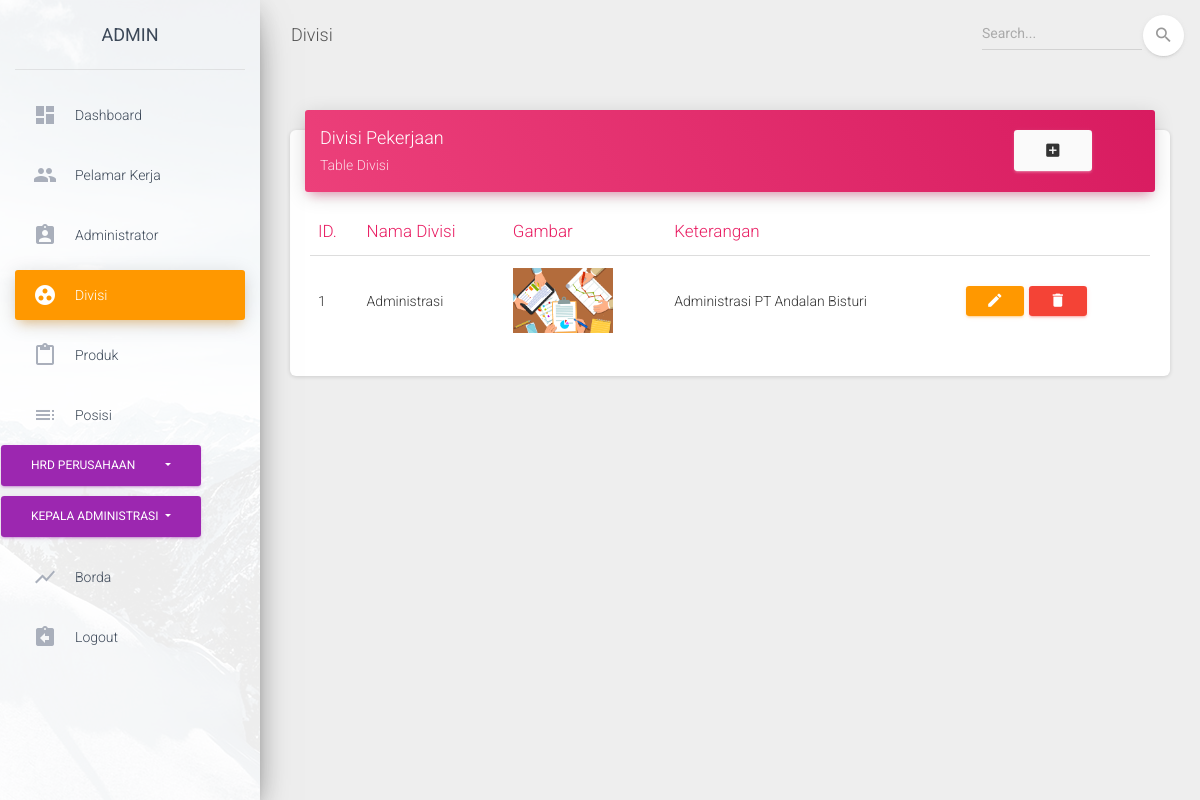
The app's page /index.php/Admin/Divisi with its own data.
### tables this page shows
CREATE TABLE `divisi_magang` (
  `id_divisi` int(11) NOT NULL,
  `nama_divisi` varchar(45) NOT NULL,
  `gambar` varchar(100) NOT NULL,
  `keterangan` text NOT NULL
);

### application/controllers/Admin/Divisi.php (called while the page is built, shortened)
<?php
class Divisi extends CI_Controller {
	public function __construct()
	{
		$this->load->library('form_validation');
		$this->load->model('DivisiModel');
	}
	public function index()
	{
		$data['data'] = $this->DivisiModel->get();
		$this->load->view('admin/divisi/template/header');
		$this->load->view('admin/divisi/index',$data);
		$this->load->view('admin/divisi/template/footer');
	}
}

### index.php (called while the page is built, shortened)
<?php
require_once BASEPATH.'core/CodeIgniter.php';

### application/models/DivisiModel.php (called while the page is built, shortened)
<?php
class DivisiModel extends CI_Model {
	public function get()
	{
		$this->db->select("divisi_magang.*");
		$this->db->order_by('nama_divisi','desc');
		return $this->db->get('divisi_magang')->result();
	}
}

### application/views/admin/divisi/index.php (the view)
<?php $c_name = "Divisi" ?>
<div class="content">
  <div class="container-fluid">
    <div class="row">
      <div class="col-md-12">
        <div class="card">
          <div class="card-header card-header-rose">
            <div class="row">
              <div class="col-md-10">
                <h4 class="card-title ">Divisi Pekerjaan</h4>
                <p class="card-category">Table Divisi</p>
              </div>
              <div class="col-xs-2">
                <a href="<?= base_url('index.php/Admin/Divisi/insert') ?>" rel="tooltip" title="Tambah Data" class="btn btn-secondary">
                  <i class="material-icons">add_box</i>
                </a>
              </div>
            </div>
          </div>
          <div class="card-body">
            <div class="table-responsive">
              <table class="table">
                <thead class=" text-rose">
                  <th>ID.</th>
                  <th>Nama Divisi</th>
                  <th>Gambar</th>
                  <th>Keterangan</th>
                  <th></th>
                </thead>
                <tbody>
                  <?php foreach ($data as $key => $value): ?>
                    <tr>
                      <td><?php echo ++$key; ?></td>
                      <td><?php echo $value->nama_divisi ?></td>
                      <td><img src="<?php echo base_url('assets/uploads/divisi/'.$value->gambar) ?>" alt="" width="100px"></td>
                      <td><?php echo $value->keterangan ?></td>
                      <td>
                        <a class="btn btn-sm btn-warning" href="<?php echo site_url("Admin/".$c_name."/update/".$value->id_divisi) ?>"  rel="tooltip" title="Edit"><i class="material-icons">edit</i></a>
                        <a href="<?php echo site_url("Admin/".$c_name."/delete/".$value->id_divisi) ?>" onclick="return confirm('Apakah anda yakin?')" class="btn btn-sm btn-danger"  rel="tooltip" title="Hapus"><i class="material-icons">delete</i></a>
                      </td>
                    </tr>
                  <?php endforeach ?>
                </tbody>
              </table>
            </div>
          </div>
        </div>
      </div>
    </div>
  </div>
</div>
</div>

### records on screen
divisi_magang: nama_divisi "Administrasi", gambar (picture), keterangan "Administrasi PT Andalan Bisturi"
